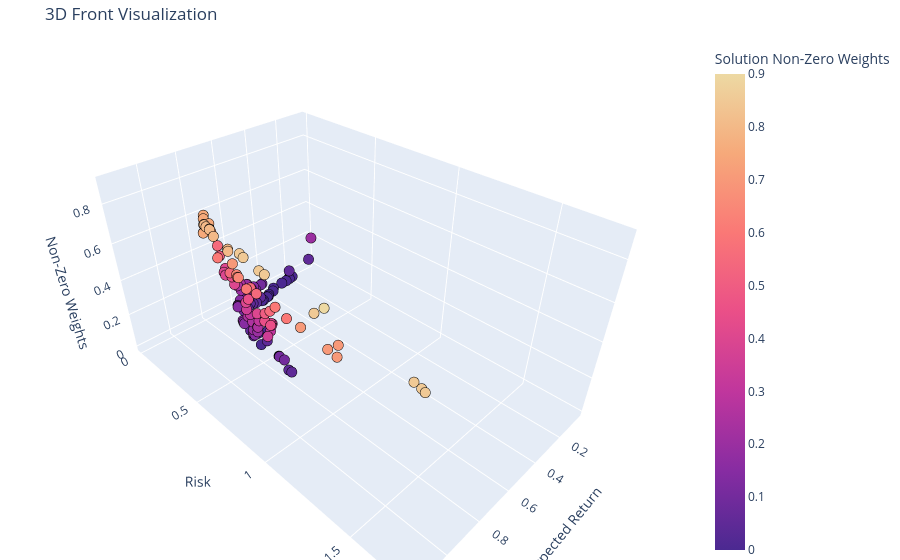

Here is the notebook cell this chart was saved with:
### Code cell
GS_basic.plot_front_real_3D(solutions_guided, color=True, colorscale="agsunset")

### Figure 1 — Plotly figure (JSON) as saved in the notebook; plotly's stock layout.template omitted (floating-point values rounded to 4 significant figures; data arrays with more than 128 entries replaced by an {"elided": "..."} marker saying what was removed)
{"data": [{"marker": {"cmax": 0.9, "cmin": 0, "color": {"elided": "150 float values"}, "colorbar": {"title": {"text": "Solution Non-Zero Weights"}}, "colorscale": [[0, "rgb(75, 41, 145)"], [0.1667, "rgb(135, 44, 162)"], [0.3333, "rgb(192, 54, 157)"], [0.5, "rgb(234, 79, 136)"], [0.6667, "rgb(250, 120, 118)"], [0.8333, "rgb(246, 169, 122)"], [1, "rgb(237, 217, 163)"]], "line": {"color": "black", "width": 1}, "size": 6}, "mode": "markers", "name": "Front Solutions", "type": "scatter3d", "x": {"elided": "150 float values"}, "y": {"elided": "150 float values"}, "z": {"elided": "150 float values"}}], "layout": {"margin": {"b": 0, "l": 0, "r": 0, "t": 40}, "scene": {"xaxis": {"title": {"text": "Expected Return"}}, "yaxis": {"title": {"text": "Risk"}}, "zaxis": {"title": {"text": "Non-Zero Weights"}}}, "title": {"text": "3D Front Visualization"}}}
